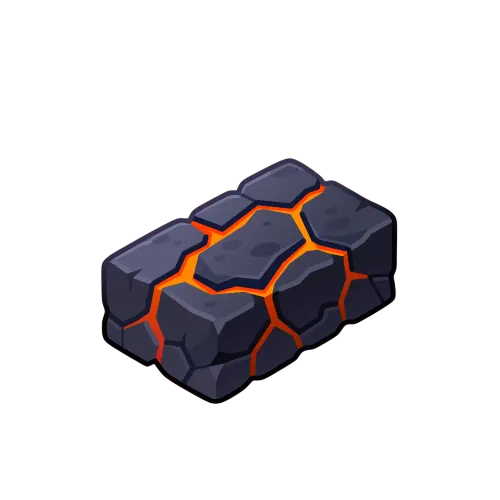
#> input picture gift image/art-Photoroom.png, 500 x 500 px; its folder holds only this picture in this run
$ python remove_bg.py
#> lines starting #> are read from the running program, lines starting #| are printed output that depends on the picture; after the words box and inside, x2 and y2 are one past the last pixel; in counts of white or black regions, pixels touching at a corner belong together
#> in main, im is the input picture: PIL image 500x500 RGBA; mean R, G, B, A 12.8, 10.1, 12.2, 48.3
#!/usr/bin/env python3
# -*- coding: utf-8 -*-
"""
Удаление однотонного (flat) фона у всех изображений в папке "gift image".

Метод: flood-fill от краёв изображения по цвету, близкому к фоновому.
Фон каждого изображения однотонный (ровный цвет), поэтому от границ
растёт связная область фона, которая и становится прозрачной.
Результат сохраняется в папку "gift image transparent" с теми же именами.
"""

import os
import sys
import numpy as np
from PIL import Image, ImageFilter

SRC_DIR = os.path.join(os.path.dirname(os.path.abspath(__file__)), "gift image")
OUT_DIR = os.path.join(os.path.dirname(os.path.abspath(__file__)), "gift image transparent")

IMAGE_EXTS = (".webp", ".png", ".jpg", ".jpeg", ".bmp")

# Порог близости цвета к фону (евклидово расстояние в RGB-пространстве).
BACKGROUND_TOLERANCE = 55
# Число пикселей от края, из которых берём фоновый цвет.
BORDER_BAND = 6
# Если фон-регион заполняет больше этой доли площади - волновое подтверждение
MAX_REASONABLE_FILL = 0.94


def color_distance(a, b):
    return np.sqrt(np.sum((a.astype(np.float64) - b.astype(np.float64)) ** 2, axis=-1))


def remove_background(image: Image.Image, tol: float) -> Image.Image:
    """Возвращает RGBA-изображение с прозрачным однотонным фоном."""
#> called with tol = 55
    img = image.convert("RGBA")
    arr = np.asarray(img).copy()
    rgb = arr[:, :, :3].astype(np.float64)
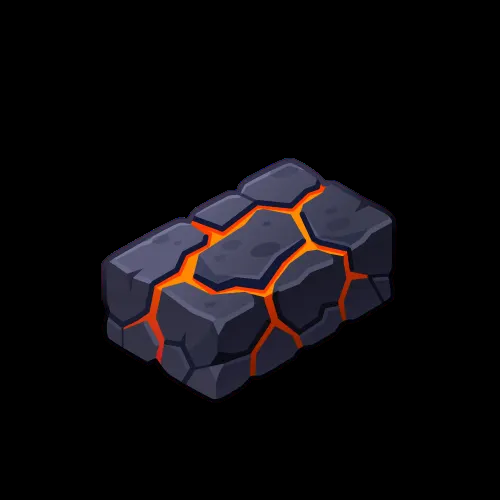
#> rgb: shape (500, 500, 3) float64; mean R, G, B 12.8, 10.1, 12.2
    h, w, _ = rgb.shape
#> h = 500; w = 500

    # 1. Фоновый цвет: медиана по граничной полосе.
    border = np.vstack(
        [
            rgb[:BORDER_BAND].reshape(-1, 3),
            rgb[h - BORDER_BAND :].reshape(-1, 3),
            rgb[:, :BORDER_BAND].reshape(-1, 3),
            rgb[:, w - BORDER_BAND :].reshape(-1, 3),
        ]
    )
    bg_color = np.median(border, axis=0)
#> bg_color = [0, 0, 0]

    # 2. Кандидат фона: пиксель близко к фоновому цвету.
    dist = color_distance(rgb, bg_color)
    cand = dist <= tol  # bool hxw
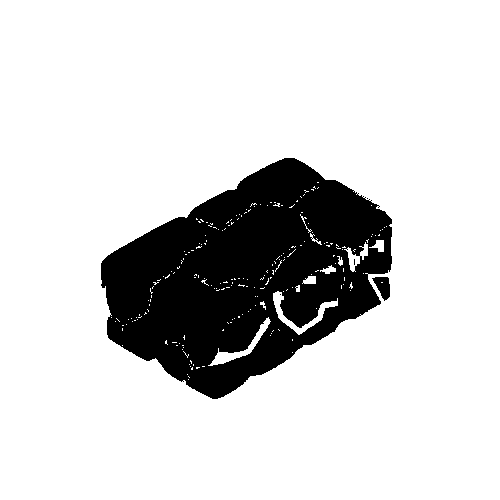
#> cand: shape (500, 500) bool; 83% white; 5 black regions (3 under 20 px), largest, box (x1, y1, x2, y2) and area: (101, 158, 392, 399) 42262, (372, 277, 390, 301) 264

    # 3. Flood-fill от всех граничных пикселей, которые являются кандидатами.
    bg = np.zeros((h, w), dtype=bool)
    stack = []
    # граница
    seed = (
        list(zip(range(0, h), [0] * h))
        + list(zip(range(0, h), [w - 1] * h))
        + list(zip([0] * w, range(0, w)))
        + list(zip([h - 1] * w, range(0, w)))
    )
    for (y, x) in seed:
        if 0 <= y < h and 0 <= x < w and cand[y, x]:
            bg[y, x] = True
            stack.append((y, x))
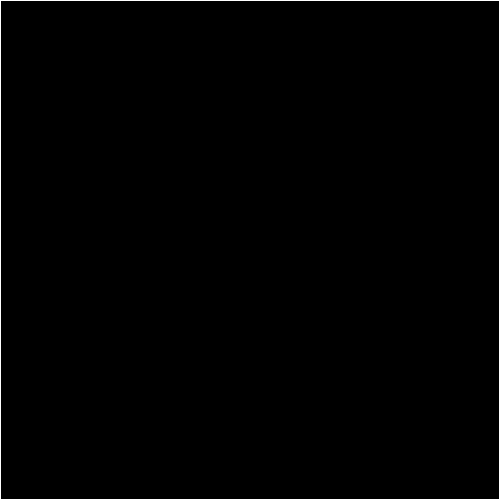
#> bg: shape (500, 500) bool; 0.8% white in thin lines or dots
#> after the loop, stack = 2000 pairs, first value 0 to 499, second value 0 to 499
    while stack:
        y, x = stack.pop()
        for dy, dx in ((-1, 0), (1, 0), (0, -1), (0, 1)):
            ny, nx = y + dy, x + dx
            if 0 <= ny < h and 0 <= nx < w and cand[ny, nx] and not bg[ny, nx]:
                bg[ny, nx] = True
                stack.append((ny, nx))
#> this loop made 205092 passes
#> (y, x) on passes 1 to 3: (499, 499), (499, 498), (498, 498)
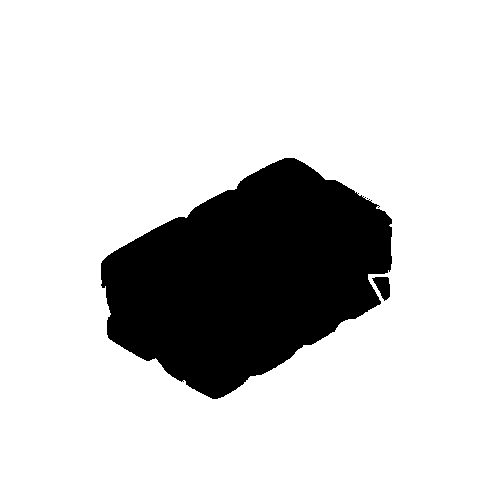
#> bg: shape (500, 500) bool; 82% white; 3 black regions (1 under 20 px), largest, box (x1, y1, x2, y2) and area: (101, 158, 392, 399) 44645, (372, 277, 390, 301) 266
#> after the loop, stack = []

    fill_ratio = bg.sum() / (h * w)
#> fill_ratio = 0.82
    if fill_ratio > MAX_REASONABLE_FILL:
        # Слишком большой "фон" — возможно, объект закрывает весь кадр,
        # либо фон почти совпадает с объектом. Предупреждаем, но продолжаем.
        pass

    # 4. Также убираем отдельные фоновые пятна (свилящие пиксели фона),
    #    лежащие вдали от границы, но строго совпадающие с фоновым цветом,
    #    чтобы не продырявить сюжет. Используем более жёсткий порог.
    tight_tol = tol * 0.5
    tight = color_distance(rgb, bg_color) <= tight_tol
#> tight: shape (500, 500) bool; 81.9% white; 7 black regions (6 under 20 px), largest, box (x1, y1, x2, y2) and area: (101, 158, 396, 399) 45171
    isolated = tight & ~bg
#> isolated: shape (500, 500) bool; 0.13% white in thin lines or dots, all inside (x1, y1, x2, y2) = (215, 238, 353, 365)
    bg |= isolated
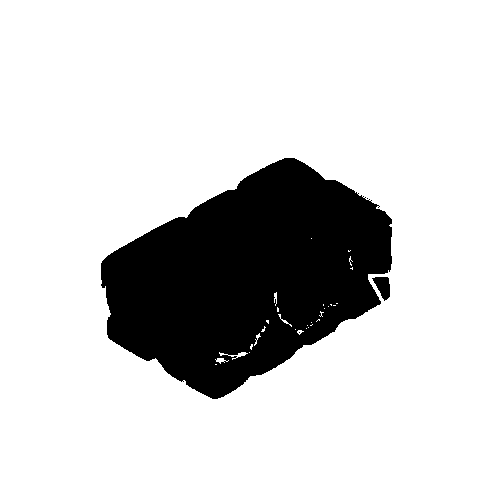
#> bg: shape (500, 500) bool; 82.2% white; 4 black regions (2 under 20 px), largest, box (x1, y1, x2, y2) and area: (101, 158, 392, 399) 44321, (372, 277, 390, 301) 266

    # 5. Формируем альфа-канал. Базово фон=0, остальное=255.
    alpha = np.where(bg, 0, 255).astype(np.uint8)

    # 6. Смягчаем края (сглаживание антиалиасинга). Размываем маску альфы.
    am = Image.fromarray(alpha, "L")
    am = am.filter(ImageFilter.GaussianBlur(radius=0.8))
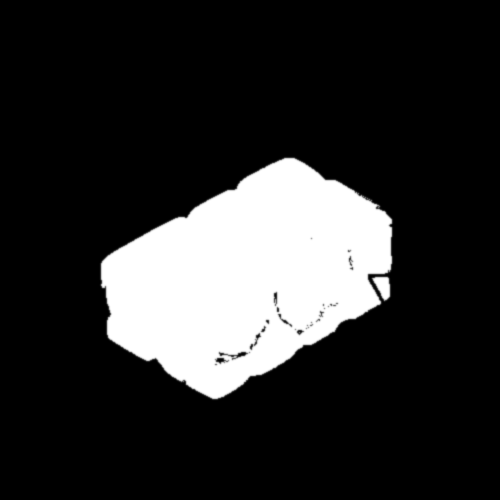
#> am: PIL image 500x500 L; min 0, max 255, mean 45.5
    soft_alpha = np.asarray(am)

    # Только уменьшаем счёт по формулам - гарантируем, что прозрачность не больше.
    arr[:, :, 3] = soft_alpha
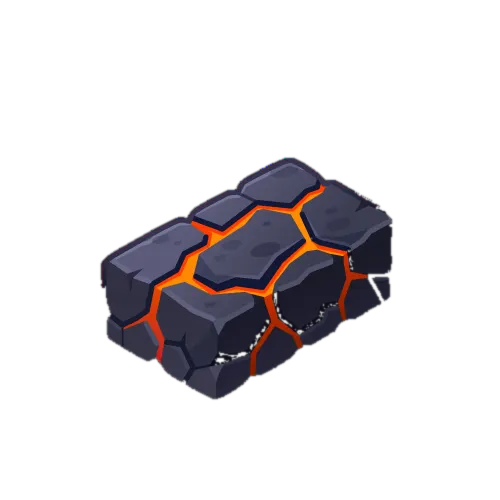
#> arr: shape (500, 500, 4); mean R, G, B, A 12.8, 10.1, 12.2, 45.5; transparent parts drawn white
    return Image.fromarray(arr, "RGBA")


def main():
    os.makedirs(OUT_DIR, exist_ok=True)
    files = [
        f
        for f in os.listdir(SRC_DIR)
        if f.lower().endswith(IMAGE_EXTS) and os.path.isfile(os.path.join(SRC_DIR, f))
    ]
    files.sort()
    if not files:
        print("Нет изображений в", SRC_DIR)
        return 1

    ok, failed = 0, 0
    for name in files:
        src = os.path.join(SRC_DIR, name)
        dst = os.path.join(OUT_DIR, name)
        try:
            with Image.open(src) as im:
                result = remove_background(im, BACKGROUND_TOLERANCE)
            result.save(dst)
            ok += 1
            print(f"OK   {name}")
        except Exception as e:  # noqa: BLE001
            failed += 1
            print(f"FAIL {name}: {e!r}", file=sys.stderr)

    print("\nГотово: успешно {} , ошибок {}. Всего файлов {}.".format(ok, failed, len(files)))
    print("Результат сохранён в:", OUT_DIR)
    return 0 if failed == 0 else 1


if __name__ == "__main__":
    raise SystemExit(main())
#> (the program exits here)

$ run again, on gift image/bda-Photoroom.png
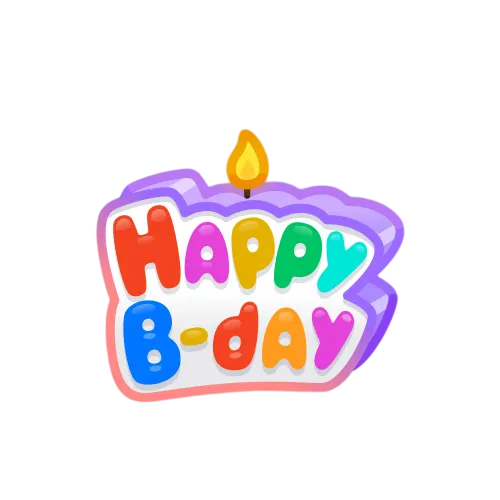
#> input picture gift image/bda-Photoroom.png, 500 x 500 px
#> in main, im is the input picture: PIL image 500x500 RGBA; mean R, G, B, A 48.8, 40.8, 45.3, 61.3
#> bg_color = [0, 0, 0]
#> in remove_background, `cand = dist <= tol`:
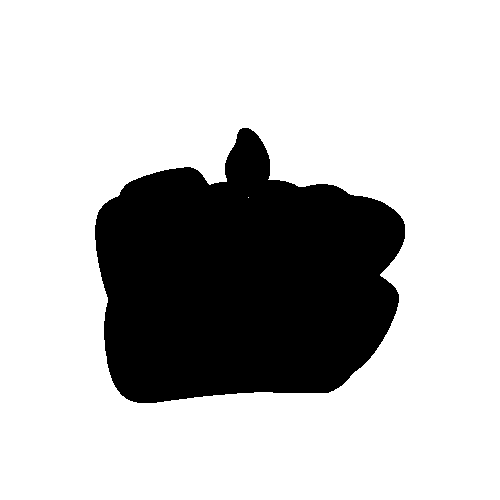
#> cand: shape (500, 500) bool; 75.4% white; 1 black region, box (x1, y1, x2, y2) and area: (95, 128, 405, 403) 61597
#> after the loop in remove_background, `for (y, x) in seed:`: stack = 2000 pairs, first value 0 to 499, second value 0 to 499
#> the loop in remove_background, `while stack:` made 188406 passes
#> (y, x) on passes 1 to 3: (499, 499), (499, 498), (498, 498)
#> after the loop in remove_background, `while stack:`: stack = []
#> fill_ratio = 0.754
#> isolated: shape (500, 500) bool; every value is 0
#> alpha: shape (500, 500); 24.6% white; 1 white region, box (x1, y1, x2, y2) and area: (95, 128, 405, 403) 61598
#> in remove_background, `am = am.filter(ImageFilter.GaussianBlur(radius=0.8))`:
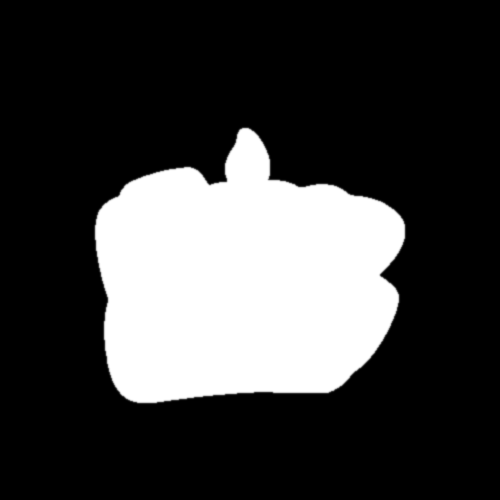
#> am: PIL image 500x500 L; min 0, max 255, mean 62.8
